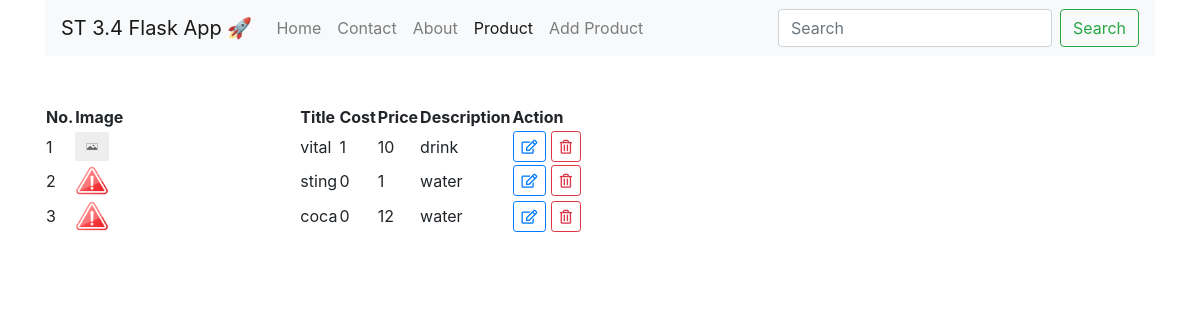
/product, run on an earlier commit of the app's database.
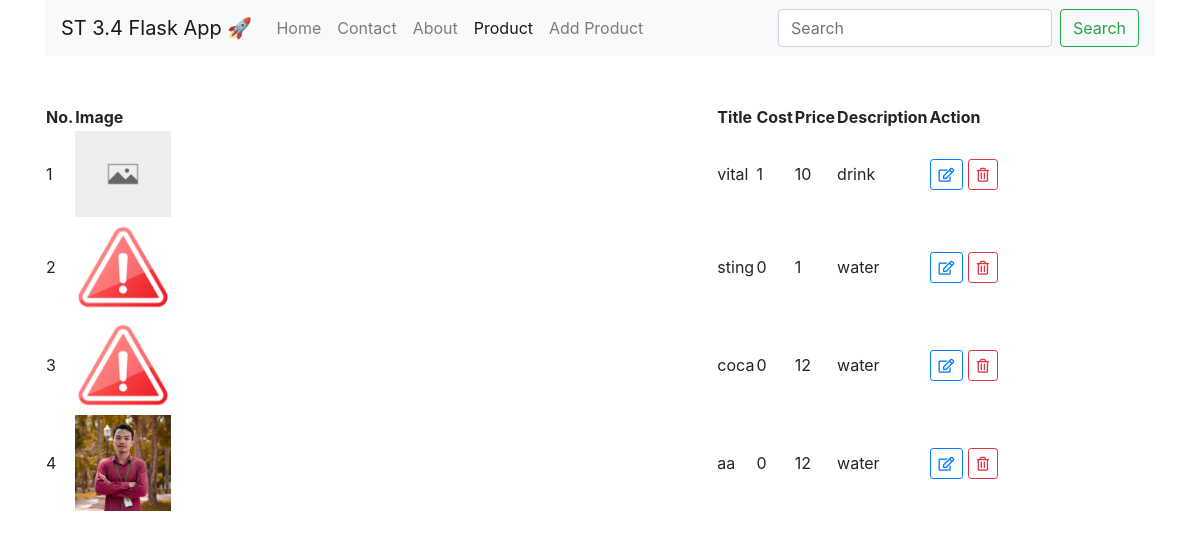
And on a later commit of the database.
### tables this page shows
CREATE TABLE "product" (
  "id" INTEGER NOT NULL PRIMARY KEY AUTOINCREMENT,
  "title" TEXT,
  "cost" NUMBER,
  "price" NUMBER,
  "category" TEXT,
  "description" TEXT,
  "image" TEXT
);

### app.py (the view)
@app.get('/product')
def product():
    row = conn.execute("""SELECT * FROM product""")
    product = []
    for item in row:
        image = ''
        if item[6] == None:
            image = 'no_image'
        else:
            image = item[6]
        product.append(
            {
                'id': item[0],
                'title': item[1],
                'cost': item[2],
                'price': item[3],
                'description': item[4],
                'image': image,
            }
        )
    return render_template('product.html', data=product, module='product')

### templates/product.html (shortened to what this page needs)
<!DOCTYPE html>
<html lang="en">
<head>
    {% include "header_style.html" %}
</head>
<body>
<div class="container">
    <div class="row">
        <div class="col-md-12">
            {% include "navbar.html" %}
        </div>
        <div class="col-md-12 mt-5">
            <div class="table-responsive">
                <table id="product_table" class="display">
                    <thead>
                    <tr>
                        <th>No.</th>
                        <th>Image</th>
                        <th>Title</th>
                        <th>Cost</th>
                        <th>Price</th>
                        <th>Description</th>
                        <th>Action</th>
                    </tr>
                    </thead>
                    <tbody>
                    {% for item in data %}
                        <tr>
                            <td>{{ loop.index }}</td>
                            <td>
                                {% if item['image'] != 'no_image' %}
                                    <img
                                            style="width: 15%;"
                                            src="/static/image/product/{{ item['image'] }}"
                                            onerror="this.src='/static/image/image_error.png';"
                                    >
                                {% endif %}
                                {% if item['image'] == 'no_image' %}
                                    <img
                                            style="width: 15%;"
                                            src="/static/image/no-image.png"
                                    >
                                {% endif %}
                            </td>
                            <td>{{ item['title'] }}</td>
                            <td>{{ item['cost'] }}</td>
                            <td>{{ item['price'] }}</td>
                            <td>{{ item['description'] }}</td>
                            <td>
                                <a href="#" class="btn btn-sm btn-outline-primary">
                                    <i class="far fa-edit"></i>
                                </a>
                                <a href="#" class="btn btn-sm btn-outline-danger">
                                    <i class="far fa-trash-alt"></i>
                                </a>
                            </td>
                        </tr>
                    {% endfor %}
                    </tbody>
                </table>
            </div>
        </div>
    </div>
</div>
</body>
</html>

### templates/header_style.html (shortened to what this page needs)
<link rel="stylesheet" href="https://cdn.jsdelivr.net/npm/bootstrap@4.6.2/dist/css/bootstrap.min.css"
>
<link rel="stylesheet" href="/static/plugins/fontawesome-free/css/all.min.css">
<link rel="stylesheet" href="https://cdn.datatables.net/2.0.8/css/dataTables.dataTables.min.css">

### templates/navbar.html (shortened to what this page needs)
<nav class="navbar navbar-expand-lg navbar-light bg-light">
    <a class="navbar-brand" href="/">ST 3.4 Flask App 🚀</a>
    <div class="collapse navbar-collapse" id="navbarSupportedContent">
        <ul class="navbar-nav mr-auto">
            <li class="nav-item">
                <a class="nav-link {% if module == 'home'  %} active {% endif %}" href="/">Home <span class="sr-only">(current)</span></a>
            </li>
            <li class="nav-item {% if module == 'contact'  %} active {% endif %}">
                <a class="nav-link" href="/contact">Contact <span class="sr-only">(current)</span></a>
            </li>
            <li class="nav-item {% if module == 'about'  %} active {% endif %}">
                <a class="nav-link" href="/about">About <span class="sr-only">(current)</span></a>
            </li>
            <li class="nav-item {% if module == 'product'  %} active {% endif %}">
                <a class="nav-link" href="/product">Product</a>
            </li>
               <li class="nav-item {% if module == 'add_product'  %} active {% endif %}">
                <a class="nav-link" href="/add_product">Add Product <span class="sr-only">(current)</span></a>
            </li>
        </ul>
        <form class="form-inline my-2 my-lg-0">
            <input class="form-control mr-sm-2" type="search" placeholder="Search" aria-label="Search">
            <button class="btn btn-outline-success my-2 my-sm-0" type="submit">Search</button>
        </form>
    </div>
</nav>

What changed in the data, as far as the page shows it:
added product: image (picture), title "aa", cost "0", price "12", description "water"
